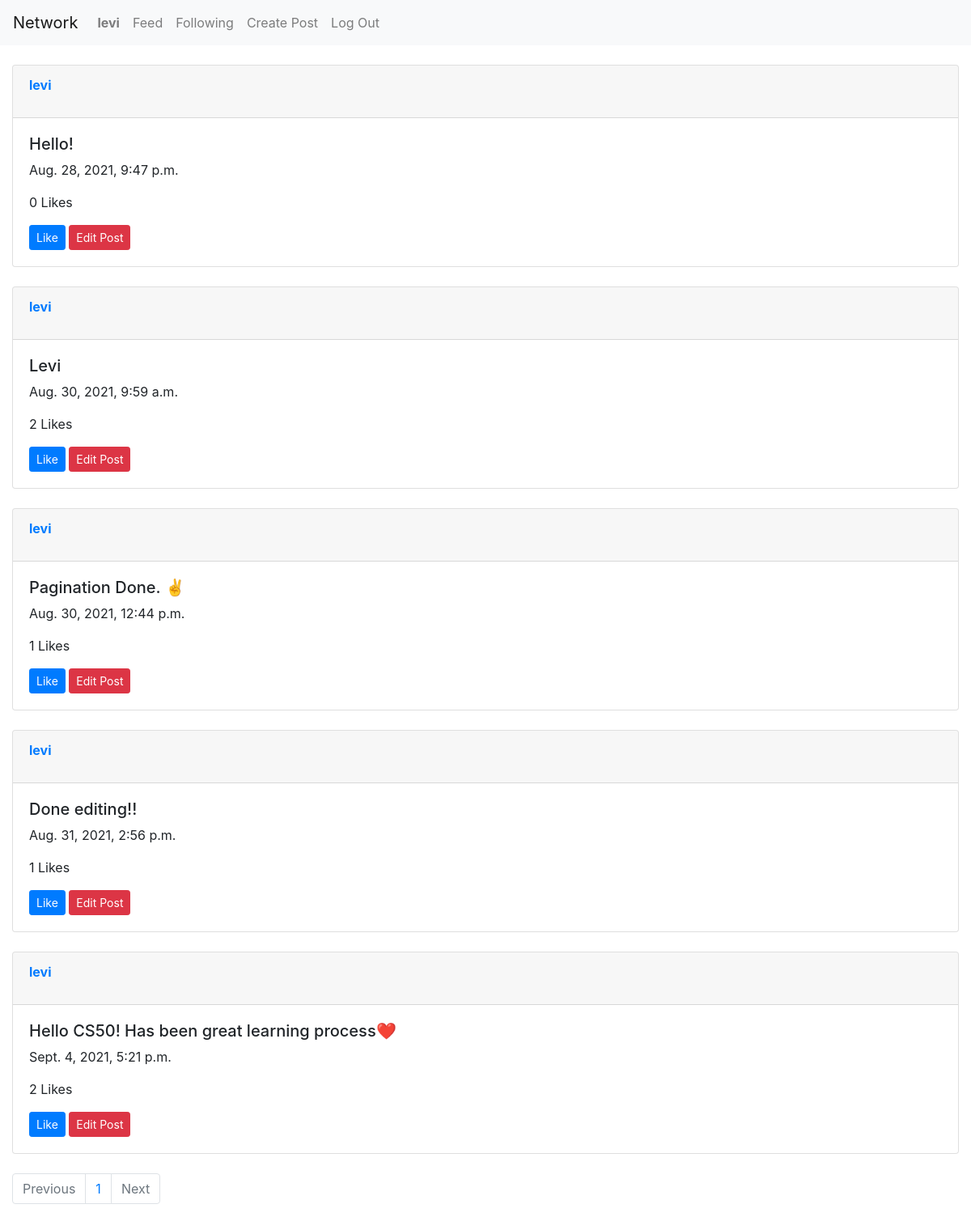
/mark/connections (signed in), run on the app's committed database.
### network/models.py (models this page shows, shortened)
class User(AbstractUser):
    pass

class Post(models.Model):
    user=models.CharField(max_length=32)
    post_content=models.TextField()
    timestamp=models.DateTimeField(auto_now_add=True)
    like_count=models.IntegerField(default=0)

### network/views.py (the view)
# urls.py: path("<str:username>/connections", views.connections, name="connections"),
@login_required
def connections(request, username):
    if request.method=='GET':
        user=User.objects.get(username=username)
        try:
            list=Connections.objects.get(user=user.id)
            content_list=list.following.all()
            l1=[]
            for creator in content_list:
                posts=Post.objects.filter(user=creator)
                for post in posts:
                    l1.append(post)
            paginator=Paginator(l1, 10)
            page_number = request.GET.get('page')
            page_obj = paginator.get_page(page_number)
            return render(request, "network/index.html",{
                "posts":page_obj
            })
        except Connections.DoesNotExist:
            return HttpResponse("Error code: 404")

### network/templates/network/index.html (shortened to what this page needs)
{% extends "network/layout.html" %}
{% load static %}
{% block body %}
<div id="index-view">
    {% for post in posts %}
    <div class="card">
        <div class="card-header">
            <p><strong><a href="{% url 'profile' post.user %}">{{ post.user }}</a></strong></p>
        </div>
        <div class="card-body">
            <h5 id="body{{post.id}}">{{ post.post_content }}</h5>
            <p>{{ post.timestamp }}</p>
            <p id="count{{post.id}}">{{ post.like_count }} Likes </p>
            <button id="like-btn" class="btn btn-primary btn-sm" value="{{ post.id }}">Like</button>
            {% if post.user == request.user.username %}
            <button id="edit-btn" class="btn btn-danger btn-sm" value="{{ post.id }}">Edit Post</button>
            {% endif %}
        </div>
    </div>
    <br>
    {% endfor %}
    <nav aria-label="Page navigation example">
        <ul class="pagination">
        {% if posts.has_previous %}
        <li class="page-item"><a class="page-link" href="?page={{ posts.previous_page_number }}">Previous</a></li>
        {% else %}
        <li class="page-item disabled"><span class="page-link">Previous</span></li>
        {% endif %}
        {% for i in posts.paginator.page_range %}
        <li class="page-item"><a class="page-link" href="?page={{ i }}">{{ i }}</a></li>
        {% endfor %}
        {% if posts.has_next %}
        <li class="page-item"><a class="page-link" href="?page={{ posts.next_page_number }}">Next</a></li>
        {% else %}
        <li class="page-item disabled"><span class="page-link">Next</span></li>
        {% endif %}
        </ul>
    </nav>
</div>
{% endblock %}

### network/templates/network/layout.html (shortened to what this page needs)
{% load static %}
<!DOCTYPE html>
<html lang="en">
    <head>
        <link rel="stylesheet" href="https://stackpath.bootstrapcdn.com/bootstrap/4.4.1/css/bootstrap.min.css">
        <link href="{% static 'network/styles.css' %}" rel="stylesheet">
    </head>
    <body>
        <nav class="navbar navbar-expand-lg navbar-light bg-light">
            <a class="navbar-brand" href="#">Network</a>
            <div>
              <ul class="navbar-nav mr-auto">
                {% if user.is_authenticated %}
                    <li class="nav-item">
                        <a class="nav-link" href="{% url 'profile' user.username %}"><strong>{{ user.username }}</strong></a>
                    </li>
                {% endif %}
                    <li class="nav-item">
                    <a class="nav-link" href="{% url 'index' %}">Feed</a>
                    </li>
                {% if user.is_authenticated %}
                    <li class="nav-item">
                    <a class="nav-link" href="{% url 'connections' user.username %}">Following</a>
                    </li>
                    <li class="nav-item">
                    <a class="nav-link" href="{% url 'create' %}">Create Post</a>
                    </li>
                    <li class="nav-item">
                        <a class="nav-link" href="{% url 'logout' %}">Log Out</a>
                    </li>
                {% endif %}
              </ul>
            </div>
          </nav>
          <br>
        <div class="container-fluid body">
            {% block body %}
            {% endblock %}
        </div>
    </body>
</html>

### data on the page
User: username "levi"
Post: user "levi", post_content "Hello!", timestamp "Aug. 28, 2021, 9:47 p.m.", like_count "0", {{ post.id }} 2 (drawn)
Post: user "levi", post_content "Levi", timestamp "Aug. 30, 2021, 9:59 a.m.", like_count "2", {{ post.id }} 8 (drawn)
Post: user "levi", post_content "Pagination Done. ✌️", timestamp "Aug. 30, 2021, 12:44 p.m.", like_count "1", {{ post.id }} 15 (drawn)
Post: user "levi", post_content "Done editing!!", timestamp "Aug. 31, 2021, 2:56 p.m.", like_count "1", {{ post.id }} 24 (drawn)
Post: user "levi", post_content "Hello CS50! Has been great learning process❤️", timestamp "Sept. 4, 2021, 5:21 p.m.", like_count "2", {{ post.id }} 30 (drawn)

### other printed values
{{ i }} "1"
